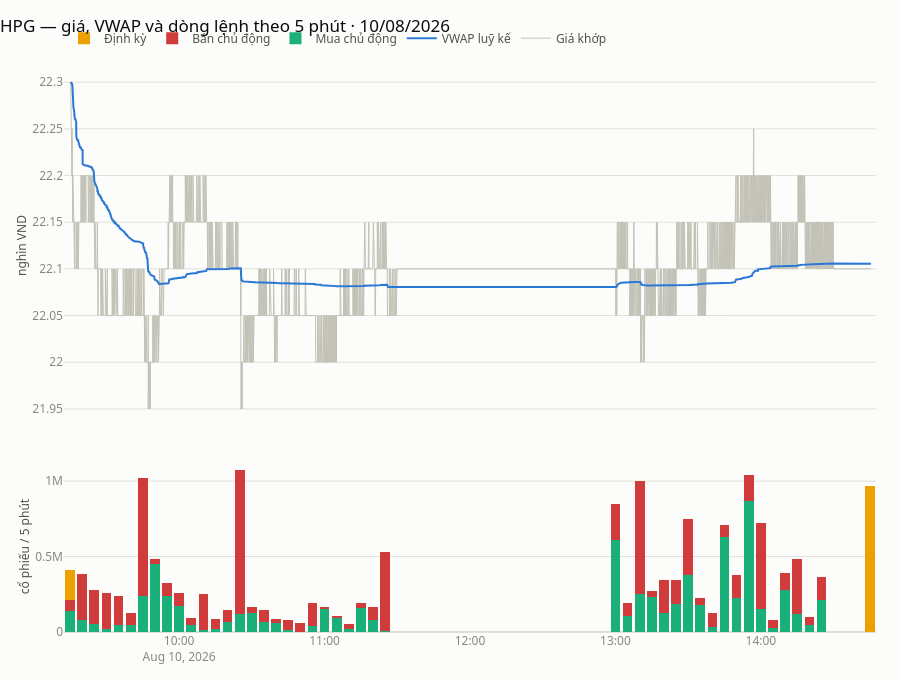

The notebook cell saved with this chart:
### Code cell
fig = make_subplots(rows=2, cols=1, shared_xaxes=True, vertical_spacing=0.06, row_heights=[0.68, 0.32])

fig.add_trace(
    go.Scatter(x=tick["time"], y=tick["price"], name="Giá khớp", mode="lines",
               line=dict(width=1, color="#c3c2b7"), hovertemplate="%{y:.2f}<extra>giá khớp</extra>"),
    row=1, col=1,
)
fig.add_trace(
    go.Scatter(x=tick["time"], y=tick["vwap"], name="VWAP luỹ kế", mode="lines",
               line=dict(width=2, color=CHUOI[0]), hovertemplate="%{y:.3f}<extra>VWAP</extra>"),
    row=1, col=1,
)

phut = (
    tick.assign(phut=tick["time"].dt.floor("5min"))
    .groupby(["phut", "side"], observed=True)["volume"]
    .sum()
    .unstack(fill_value=0)
)
for cot, mau, nhan in [("buy", TANG, "Mua chủ động"), ("sell", GIAM, "Bán chủ động"), ("auction", THAM_CHIEU, "Định kỳ")]:
    if cot in phut.columns:
        fig.add_trace(
            go.Bar(x=phut.index, y=phut[cot], name=nhan, marker=dict(color=mau, line=dict(width=0))),
            row=2, col=1,
        )

fig.update_layout(
    barmode="stack",
    title_text=f"{MA} — giá, VWAP và dòng lệnh theo 5 phút · {PHIEN:%d/%m/%Y}",
    height=680,
    hovermode="x unified",
)
fig.update_yaxes(title_text="nghìn VND", row=1, col=1)
fig.update_yaxes(title_text="cổ phiếu / 5 phút", row=2, col=1)
fig
